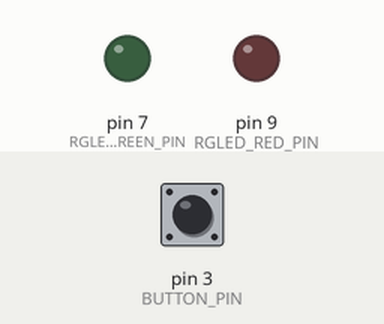
The program below on a simulated Arduino Leonardo, built with avr-gcc and run on an emulated ATmega32U4. Shown: output pins drawn as LEDs (lit = HIGH). The test bench sets the inputs (shaded band); at power-on: pin 3 (BUTTON_PIN) HIGH. USB keyboard and mouse output is not drawn.

Above: at 0.2 s.
At 1.3 s:
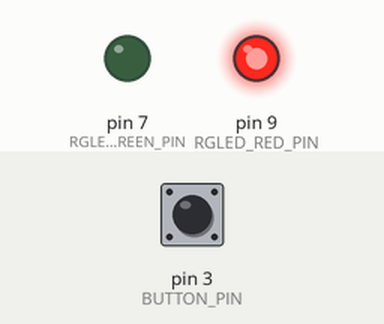
1.4 s: pin 3 (BUTTON_PIN) pulled LOW for 3.2 s
At 6.0 s:
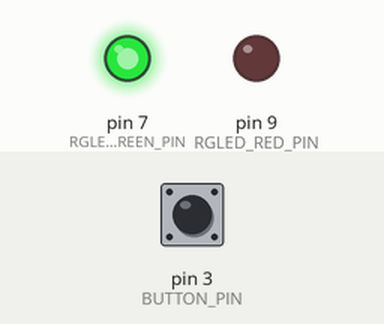
Timing chart, 0 to 7.5 s (numbered marks = the images above; inputs shaded):
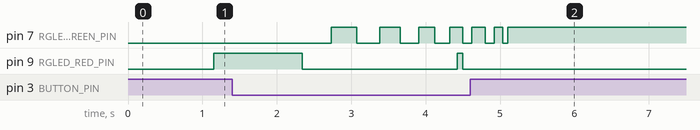

The program:

main.cpp
```cpp
#include <Arduino.h>
#include <Keyboard.h>
#include "classes/Button.h"
#include "classes/actions/PrintAction.h"
#include "classes/actions/LEDRedToGreenAction.h"
#include "classes/actions/CombinedAction.h"
#include "classes/actions/LEDColorActions.h"
#include "classes/action_executor/ActionExecutor.h"
#include "classes/leds/RGLed.h"
#include "version.h"
#include "hardware_config.h"

// Forward declarations
bool initializeSystem();
void enterErrorState();
void handleErrorState();
void monitorSystemHealth();
void handleError();
void setupStartupSequence();

// Global objects (stack allocation instead of dynamic allocation)
Button button;
RGLed statusLED;  // Red+Green status LED
ActionExecutor actionExecutor;  // NEW - for system startup actions

// Action instances will be created in setup() since F() can't be used at global scope
PrintAction* gitPushAction = nullptr;
PrintAction* gitPullAction = nullptr;
PrintAction* holdAction = nullptr;
AbstractAction* longHoldAction = nullptr;
LEDRedAction* ledRedAction = nullptr;     // When button pushed
LEDGreenAction* ledGreenAction = nullptr; // When button popped (released)

// Startup action
LEDRedToGreenAction* startupLEDAction = nullptr;  // NEW

// System state
bool systemInitialized = false;
unsigned long lastErrorTime = 0;
uint8_t consecutiveErrors = 0;

// Constants
constexpr unsigned long ERROR_RESET_INTERVAL = HardwareConfig::ERROR_RESET_INTERVAL_MS;
constexpr uint8_t MAX_CONSECUTIVE_ERRORS = HardwareConfig::MAX_CONSECUTIVE_ERRORS;

void setup() {
    // Initialize serial for debugging (optional, remove if not needed)
    #ifdef DEBUG
    Serial.begin(9600);
    Serial.println(F("Arduino Button System Starting..."));
    #endif

    // Create action objects (F() macro can only be used inside functions)
    static PrintAction gitPushActionObj(F("git push"));
    static PrintAction gitPullActionObj(F("git pull"));
    static PrintAction holdActionObj(F("NICE :)))"));

    // Long hold combined action: print version info AND toggle LED color
    static PrintAction versionActionObj("Version: " + String((__FlashStringHelper*)VERSION) +
                                       ". Source code: https://github.com/RGilyazov/ArduinoButtons/tree/" +
                                       String((__FlashStringHelper*)PROJECT_NAME) + "/v" +
                                       String((__FlashStringHelper*)VERSION));
    static LEDYellowAction LEDYellowActionObj(&statusLED);
    static CombinedAction longHoldActionObj;

    //Create LED color actions for push/pop
    static LEDRedAction ledRedActionObj(&statusLED);      // Red when pushed
    static LEDGreenAction ledGreenActionObj(&statusLED);  // Green when released

    // Build the combined action
    longHoldActionObj.addAction(&LEDYellowActionObj);
    longHoldActionObj.addAction(&versionActionObj);

    // Set global pointers to these objects
    gitPushAction = &gitPushActionObj;
    gitPullAction = &gitPullActionObj;
    holdAction = &holdActionObj;
    longHoldAction = &longHoldActionObj;
    ledRedAction = &ledRedActionObj;
    ledGreenAction = &ledGreenActionObj;

    // Initialize system
    if (!initializeSystem()) {
        #ifdef DEBUG
        Serial.println(F("System initialization failed!"));
        #endif
        // Enter error state - blink both LEDs
        enterErrorState();
        return;
    }

    systemInitialized = true;

    // NEW: Setup and start startup sequence
    setupStartupSequence();

    #ifdef DEBUG
    Serial.println(F("System initialized successfully"));
    #endif
}

void setupStartupSequence() {
    // Create startup LED action
    static LEDRedToGreenAction startupLEDActionObj(&statusLED);
    startupLEDAction = &startupLEDActionObj;

    // Configure the action for 5 seconds
    startupLEDAction->setDuration(5000);

    // Add to startup executor
    actionExecutor.addAction(startupLEDAction);

    // FIXED: Force start the startup sequence immediately
    actionExecutor.startAll();

    #ifdef DEBUG
    Serial.println(F("Startup sequence configured - LED will change from red to green"));
    #endif
}

bool initializeSystem() {
    // Initialize keyboard
    Keyboard.begin();
    delay(100); // Give keyboard time to initialize

    // Setup button
    if (!button.setup(HardwareConfig::BUTTON_PIN)) {
        return false;
    }

    // Setup RG LED
    statusLED.setup(HardwareConfig::RGLED_RED_PIN, HardwareConfig::RGLED_GREEN_PIN);

    // Assign actions with validation (check pointers are not null)
    if (!gitPushAction || !gitPullAction || !holdAction || !longHoldAction) {
        return false;
    }

    if (!button.setOnClickAction(gitPushAction) ||
        !button.setOnDoubleClickAction(gitPullAction) ||
        !button.setOnHoldAction(holdAction) ||
        !button.setOnLongHoldAction(longHoldAction) ||
        !ledRedAction || !ledGreenAction) {
        return false;
    }

    if (!button.setOnPushAction(ledRedAction) ||      // Button pressed = Red LED
        !button.setOnPopAction(ledGreenAction)) {     // Button released = Green LED
        return false;
    }

    // Start with red LED (startup sequence will change to green)
    statusLED.showRed();

    return true;
}

void loop() {
    if (!systemInitialized) {
        // System failed to initialize - stay in error state
        handleErrorState();
        return;
    }

    actionExecutor.update();

    // Main button processing
    button.loop();

    // Update any running actions (non-blocking execution)
    button.updateActions();

    // System health monitoring
    monitorSystemHealth();

    // Small delay to prevent excessive CPU usage
    delay(1);
}

void monitorSystemHealth() {
    // Check if we need to reset error counter
    if (consecutiveErrors > 0 &&
        (millis() - lastErrorTime) > ERROR_RESET_INTERVAL) {
        consecutiveErrors = 0;
        #ifdef DEBUG
        Serial.println(F("Error counter reset"));
        #endif
    }

    // Check for too many errors
    if (consecutiveErrors >= MAX_CONSECUTIVE_ERRORS) {
        #ifdef DEBUG
        Serial.println(F("Too many errors - entering safe mode"));
        #endif
        enterErrorState();
    }
}

void handleError() {
    consecutiveErrors++;
    lastErrorTime = millis();

    #ifdef DEBUG
    Serial.print(F("Error occurred. Count: "));
    Serial.println(consecutiveErrors);
    #endif

    // Flash red LED to indicate error (3 quick blinks)
    for (int i = 0; i < 3; i++) {
        statusLED.showRed();
        delay(100);
        statusLED.turnOff();
        delay(100);
    }
}

void enterErrorState() {
    systemInitialized = false;

    // Show error state with red LED, turn off green
    statusLED.showRed();

    #ifdef DEBUG
    Serial.println(F("Entering error state"));
    #endif
}

void handleErrorState() {
    // Blink red LED to indicate error state
    static unsigned long lastBlink = 0;

    if ((millis() - lastBlink) > HardwareConfig::ERROR_BLINK_INTERVAL_MS) {
        // Toggle between red (error) and off
        if (statusLED.isOn()) {
            statusLED.turnOff();
        } else {
            statusLED.showRed();
        }
        lastBlink = millis();
    }

    // Attempt to recover every configured interval
    static unsigned long lastRecoveryAttempt = 0;
    if ((millis() - lastRecoveryAttempt) > HardwareConfig::RECOVERY_ATTEMPT_INTERVAL_MS) {
        #ifdef DEBUG
        Serial.println(F("Attempting system recovery..."));
        #endif

        if (initializeSystem()) {
            systemInitialized = true;
            consecutiveErrors = 0;
            #ifdef DEBUG
            Serial.println(F("System recovery successful"));
            #endif
        }

        lastRecoveryAttempt = millis();
    }
}
```

Button.h
```cpp
#ifndef BUTTON_H
#define BUTTON_H

#include <Arduino.h>
#include "actions/AbstractAction.h"

class Button {
public:
    Button();
    ~Button(); // Destructor for cleanup

    // Setup and main loop
    bool setup(uint8_t buttonPin);
    void loop();

    // Action assignments
    bool setOnClickAction(AbstractAction* action);
    bool setOnDoubleClickAction(AbstractAction* action);
    bool setOnHoldAction(AbstractAction* action);
    bool setOnLongHoldAction(AbstractAction* action);
    bool setOnPushAction(AbstractAction* action);      // NEW: When button pressed down
    bool setOnPopAction(AbstractAction* action);       // NEW: When button released

    // Getters for current actions
    AbstractAction* getOnClickAction() const { return onClick; }
    AbstractAction* getOnDoubleClickAction() const { return onDoubleClick; }
    AbstractAction* getOnHoldAction() const { return onHold; }
    AbstractAction* getOnLongHoldAction() const { return onLongHold; }
    AbstractAction* getOnPushAction() const { return onPush; }      // NEW
    AbstractAction* getOnPopAction() const { return onPop; }        // NEW

    // Action execution control (new non-blocking interface)
    void updateActions();                           // Update all running actions
    bool hasRunningAction() const;                  // Check if any action is running
    AbstractAction* getCurrentRunningAction() const; // Get currently running action
    void stopAllActions();                          // Force stop all running actions

    // Configuration
    void setTimingParameters(unsigned long debounce, unsigned long dcGap,
                           unsigned long hold, unsigned long longHold);

    // Status checking
    bool isInitialized() const { return initialized; }
    uint8_t getButtonPin() const { return buttonPin; }

    // Debugging/monitoring
    unsigned long getLastEventTime() const { return lastEventTime; }
    uint8_t getLastEventType() const { return lastEventType; }

    // Button timing constants
    static constexpr unsigned long DEFAULT_DEBOUNCE_MS = 20;
    static constexpr unsigned long DEFAULT_DOUBLE_CLICK_GAP_MS = 250;
    static constexpr unsigned long DEFAULT_HOLD_TIME_MS = 1000;
    static constexpr unsigned long DEFAULT_LONG_HOLD_TIME_MS = 3000;

    // Maximum reasonable values for validation
    static constexpr unsigned long MAX_DEBOUNCE_MS = 100;
    static constexpr unsigned long MAX_DOUBLE_CLICK_GAP_MS = 1000;
    static constexpr unsigned long MAX_HOLD_TIME_MS = 10000;
    static constexpr unsigned long MAX_LONG_HOLD_TIME_MS = 30000;

private:
    // Action pointers
    AbstractAction* onClick;
    AbstractAction* onDoubleClick;
    AbstractAction* onHold;
    AbstractAction* onLongHold;
    AbstractAction* onPush;        // NEW: Action when button pressed down
    AbstractAction* onPop;         // NEW: Action when button released

    // Hardware
    uint8_t buttonPin;
    bool initialized;

    // Timing parameters (configurable)
    unsigned long debounceTime;
    unsigned long doubleClickGap;
    unsigned long holdTime;
    unsigned long longHoldTime;

    // State variables (volatile for interrupt safety)
    volatile bool buttonVal;
    volatile bool buttonLast;
    volatile bool DCwaiting;
    volatile bool DConUp;
    volatile bool singleOK;
    volatile unsigned long downTime;
    volatile unsigned long upTime;
    volatile bool ignoreUp;
    volatile bool waitForUp;
    volatile bool holdEventPast;
    volatile bool longHoldEventPast;
    volatile bool previousButtonState;  // NEW: Track previous state for push/pop detection

    // Monitoring
    unsigned long lastEventTime;
    uint8_t lastEventType; // 0=none, 1=click, 2=double, 3=hold, 4=longhold, 5=push, 6=pop

    // Event codes
    enum EventType : uint8_t {
        NO_EVENT = 0,
        SINGLE_CLICK = 1,
        DOUBLE_CLICK = 2,
        HOLD_EVENT = 3,
        LONG_HOLD_EVENT = 4,
        PUSH_EVENT = 5,
        POP_EVENT = 6
    };

    // Private methods
    uint8_t checkButton();
    void executeAction(AbstractAction* action, uint8_t eventType);
    bool validateTimingParameters(unsigned long debounce, unsigned long dcGap,
                                 unsigned long hold, unsigned long longHold) const;

    // Timing utilities
    unsigned long getElapsedTime(unsigned long startTime) const;
    bool hasTimedOut(unsigned long startTime, unsigned long timeout) const;

    // Event handlers
    void clickEvent();
    void doubleClickEvent();
    void holdEvent();
    void longHoldEvent();
    void pushEvent();
    void popEvent();
};

#endif
```

ActionExecutor.h
```cpp
#ifndef ACTION_EXECUTOR_H
#define ACTION_EXECUTOR_H

#include <Arduino.h>
#include "../actions/AbstractAction.h"

class ActionExecutor {
public:
    ActionExecutor();
    ~ActionExecutor() = default;

    // Action management
    bool addAction(AbstractAction* action);         // Add action to queue
    void clear();                                   // Clear all actions (stop and remove)
    uint8_t getActionCount() const;                 // Get number of queued actions
    uint8_t getRunningActionCount() const;          // Get number of currently running actions

    // Execution control
    void update();                                  // Update all actions (call in main loop)
    void startNext();                               // Start next queued action
    void startAll();                                // Start all queued actions simultaneously
    void stopAll();                                 // Stop all running actions

    // Execution modes
    void setSequentialMode(bool sequential);        // true = one at a time, false = all at once
    bool isSequentialMode() const;

    // State inquiry
    bool hasQueuedActions() const;                  // Any actions waiting to start?
    bool hasRunningActions() const;                 // Any actions currently running?
    bool hasCompletedActions() const;               // Any actions finished (ready for cleanup)?
    bool isEmpty() const;                           // No actions at all?

    // Progress tracking
    uint8_t getTotalActionCount() const;            // Total actions added (including completed)
    uint8_t getCompletedActionCount() const;        // How many actions have finished
    uint8_t getProgressPercent() const;             // Overall progress percentage

    // Debugging/monitoring
    AbstractAction* getCurrentRunningAction() const; // Get first running action
    void printStatus() const;                       // Debug output (if Serial available)

private:
    static constexpr uint8_t MAX_ACTIONS = 8;       // Maximum actions in queue

    struct ActionSlot {
        AbstractAction* action;
        bool isActive;                              // Is this slot in use?
        bool hasStarted;                            // Has this action been started?

        ActionSlot() : action(nullptr), isActive(false), hasStarted(false) {}
    };

    ActionSlot actions[MAX_ACTIONS];                // Action queue
    uint8_t actionCount;                            // Number of active actions
    uint8_t totalActionsAdded;                      // Total actions added (for progress tracking)
    bool sequentialMode;                            // Execute one at a time vs all at once

    // Private methods
    void cleanupCompletedActions();                 // Remove finished actions
    uint8_t findNextQueuedAction() const;           // Find next action to start
    uint8_t findEmptySlot() const;                  // Find empty slot for new action
    bool isSlotActive(uint8_t index) const;         // Check if slot is in use
    void removeAction(uint8_t index);               // Remove action from specific slot
};

#endif
```

AbstractAction.h
```cpp
#ifndef ABSTRACT_ACTION_H
#define ABSTRACT_ACTION_H

#include <Arduino.h>

// Action execution state
enum class ActionState : uint8_t {
    NOT_STARTED = 0,    // Action hasn't been started yet
    IN_PROGRESS = 1,    // Action is currently running
    COMPLETED = 2,      // Action completed successfully
    FAILED = 3          // Action failed during execution
};

// Non-blocking action base class
class AbstractAction {
public:
    virtual ~AbstractAction() = default;

    // State machine interface
    virtual void start() = 0;                    // Initialize and start the action
    virtual ActionState update() = 0;            // Step forward (non-blocking)
    virtual void reset() = 0;                    // Reset to initial state
    virtual void stop() = 0;                     // Force stop the action

    // State inquiry
    virtual bool isRunning() const = 0;          // Check if currently executing
    virtual bool isComplete() const = 0;         // Check if completed successfully
    virtual bool hasFailed() const = 0;          // Check if failed
    virtual ActionState getState() const = 0;    // Get current state

    // Validation (kept from original design)
    virtual bool isValid() const = 0;            // Check if action is properly configured

    // Utility methods
    bool isIdle() const { return getState() == ActionState::NOT_STARTED; }
    bool isActive() const { return getState() == ActionState::IN_PROGRESS; }
    bool isDone() const {
        ActionState state = getState();
        return state == ActionState::COMPLETED || state == ActionState::FAILED;
    }
};

#endif
```

version.h
```cpp
#ifndef VERSION_H
#define VERSION_H

#include <Arduino.h>

// Store version strings in flash memory to save RAM
constexpr char VERSION[] PROGMEM = "0.0.1";
constexpr char PROJECT_NAME[] PROGMEM = "for-eyal";

#endif
```

Source omitted: Button.cpp (11461 bytes), ActionExecutor.cpp (6591 bytes), CombinedAction.cpp (5501 bytes), CombinedAction.h (2339 bytes), LEDColorActions.h (3536 bytes), LEDRedToGreenAction.cpp (5850 bytes), LEDRedToGreenAction.h (2122 bytes), PrintAction.cpp (3972 bytes), PrintAction.h (1953 bytes), LED.cpp (1969 bytes), LED.h (1249 bytes), RGBLed.cpp (2890 bytes) and 4 more
